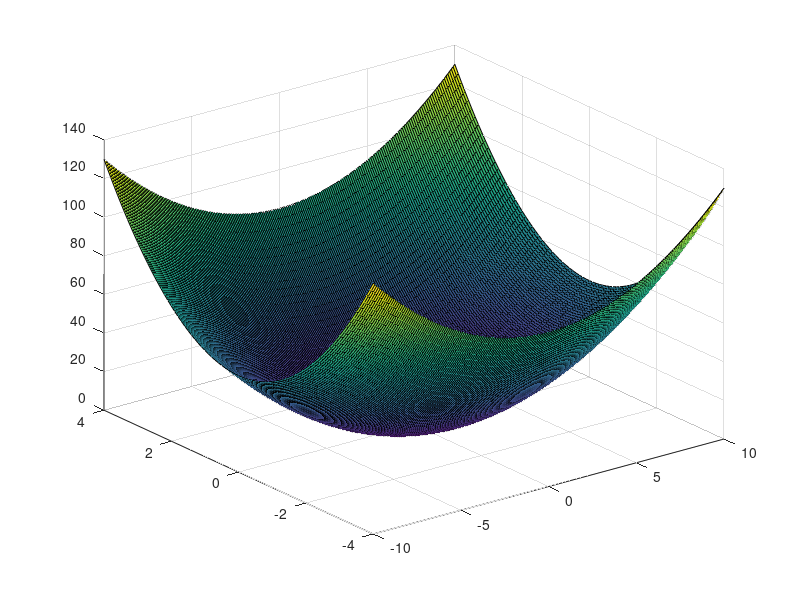
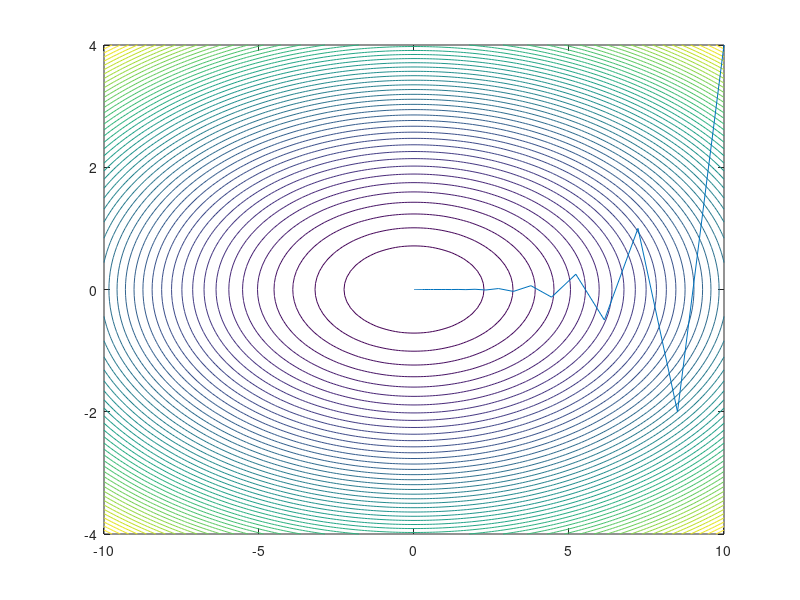

Reproduce these figures in MATLAB, in order.
close all
Rangox1=-10:0.1:10;
Rangox2=-4:0.1:4;
[X1,X2]=meshgrid(Rangox1,Rangox2);
Z=0.5*(X1.^2+10*X2.^2);
figure
surf(X1,X2,Z)
%%
close all
clear X1min
clear X2min
alpha = 0.15;
X1min(1)=10;
X2min(1)=4;
for i=1:1000
    X1min(i+1)=X1min(i)+alpha*(-X1min(i));
    X2min(i+1)=X2min(i)+alpha*(-10*X2min(i));
end
figure
contour(X1,X2,Z,50)
axis([-10 10 -4 4])
hold on
plot(X1min,X2min)
hold off